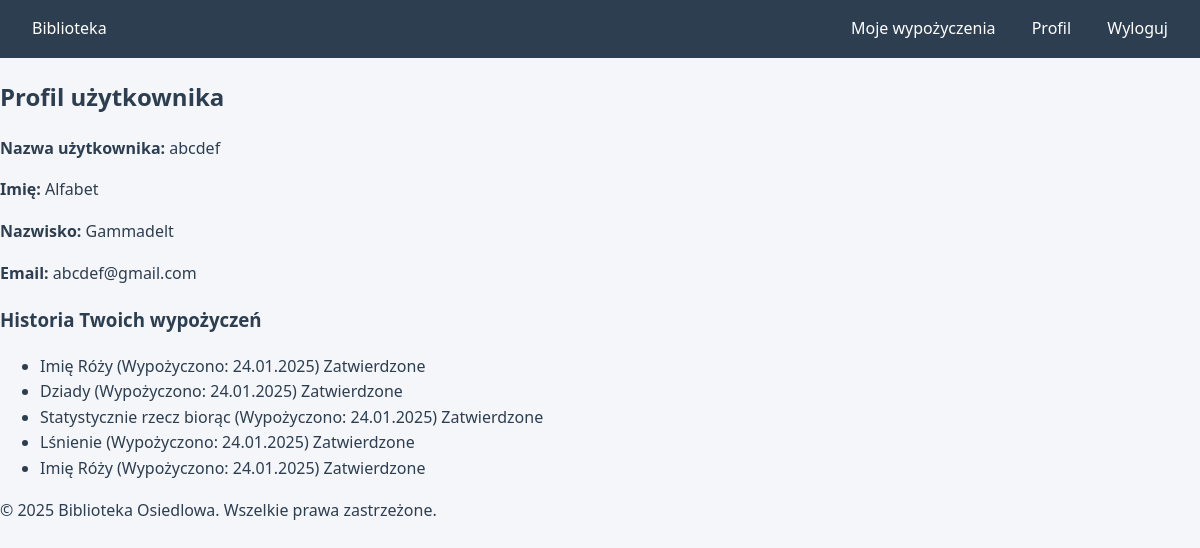
The page /accounts/profile/ (signed in) on the database its author committed.
### ksiazki/models.py (models this page shows, shortened)
class Wypozyczenie(models.Model):
    ksiazka = models.ForeignKey(Ksiazka, on_delete=models.CASCADE)
    czytelnik = models.ForeignKey(User, on_delete=models.CASCADE)
    data_wypozyczenia = models.DateTimeField(auto_now_add=True)
    data_zwrotu = models.DateTimeField(null=True, blank=True)  # Data faktycznego zwrotu
    zatwierdzone = models.BooleanField(default=False)
    uwagi = models.TextField(blank=True)
    przedluzenie = models.BooleanField(default=False)  # Czy wypożyczenie było przedłużone
    oplata = models.DecimalField(max_digits=5, decimal_places=2, default=0.00)  # Naliczone opłaty
    class Meta:
        verbose_name_plural = "Wypożyczenia"

class Ksiazka(models.Model):
    tytul = models.CharField(max_length=200)
    autor = models.CharField(max_length=200)
    isbn = models.CharField(max_length=13, unique=True)
    opis = models.TextField()
    rok_wydania = models.IntegerField()
    kategoria = models.ForeignKey(Kategoria, on_delete=models.SET_NULL, null=True)
    dostepna = models.BooleanField(default=True)  # Dostępność książki
    okladka = models.ImageField(upload_to='okladki/', null=True, blank=True)
    data_dodania = models.DateTimeField(auto_now_add=True)
    class Meta:
        verbose_name_plural = "Książki"

### accounts/views.py (the view)
# urls.py: path('profile/', views.profile, name='profile'),
@login_required
def profile(request):
    return render(request, 'accounts/profile.html')

### accounts/templates/accounts/profile.html (shortened to what this page needs)
{% extends "base.html" %}
{% block content %}
<div class="profile-container">
    <h2>Profil użytkownika</h2>
    <div class="user-info">
        <p><strong>Nazwa użytkownika:</strong> {{ user.username }}</p>
        <p><strong>Imię:</strong> {{ user.first_name }}</p>
        <p><strong>Nazwisko:</strong> {{ user.last_name }}</p>
        <p><strong>Email:</strong> {{ user.email }}</p>
    </div>
    <div class="borrowed-books">
        <h3>Historia Twoich wypożyczeń</h3>
        {% if user.wypozyczenie_set.all %}
        <ul>
            {% for wypozyczenie in user.wypozyczenie_set.all %}
            <li>
                {{ wypozyczenie.ksiazka.tytul }}
                (Wypożyczono: {{ wypozyczenie.data_wypozyczenia|date:"d.m.Y" }})
                {% if wypozyczenie.zatwierdzone %}
                <span class="status-approved">Zatwierdzone</span>
                {% else %}
                <span class="status-pending">Oczekuje na zatwierdzenie</span>
                {% endif %}
            </li>
            {% endfor %}
        </ul>
        {% else %}
        <p>Nie masz jeszcze żadnych wypożyczeń.</p>
        {% endif %}
    </div>
</div>
{% endblock %}

### static/css/style.css (style rules this page uses)
:root { --primary-color: #2c3e50; --secondary-color: #3498db; --background-color: #f5f6fa; --text-color: #2c3e50; --border-color: #dcdde1; }
body { margin: 0; padding: 0; font-family: 'Segoe UI', Tahoma, Geneva, Verdana, sans-serif; background-color: var(--background-color); color: var(--text-color); line-height: 1.6; }

### rows shown on the page
Wypozyczenie: ksiazka.tytul "Imię Róży", data_wypozyczenia "24.01.2025", zatwierdzone "Zatwierdzone"
Wypozyczenie: ksiazka.tytul "Dziady", data_wypozyczenia "24.01.2025", zatwierdzone "Zatwierdzone"
Wypozyczenie: ksiazka.tytul "Statystycznie rzecz biorąc", data_wypozyczenia "24.01.2025", zatwierdzone "Zatwierdzone"
Wypozyczenie: ksiazka.tytul "Lśnienie", data_wypozyczenia "24.01.2025", zatwierdzone "Zatwierdzone"
Wypozyczenie: ksiazka.tytul "Imię Róży", data_wypozyczenia "24.01.2025", zatwierdzone "Zatwierdzone"

### other values the page prints
{{ user.username }} "abcdef"
{{ user.first_name }} "Alfabet"
{{ user.last_name }} "Gammadelt"
{{ user.email }} "abcdef@gmail.com"
